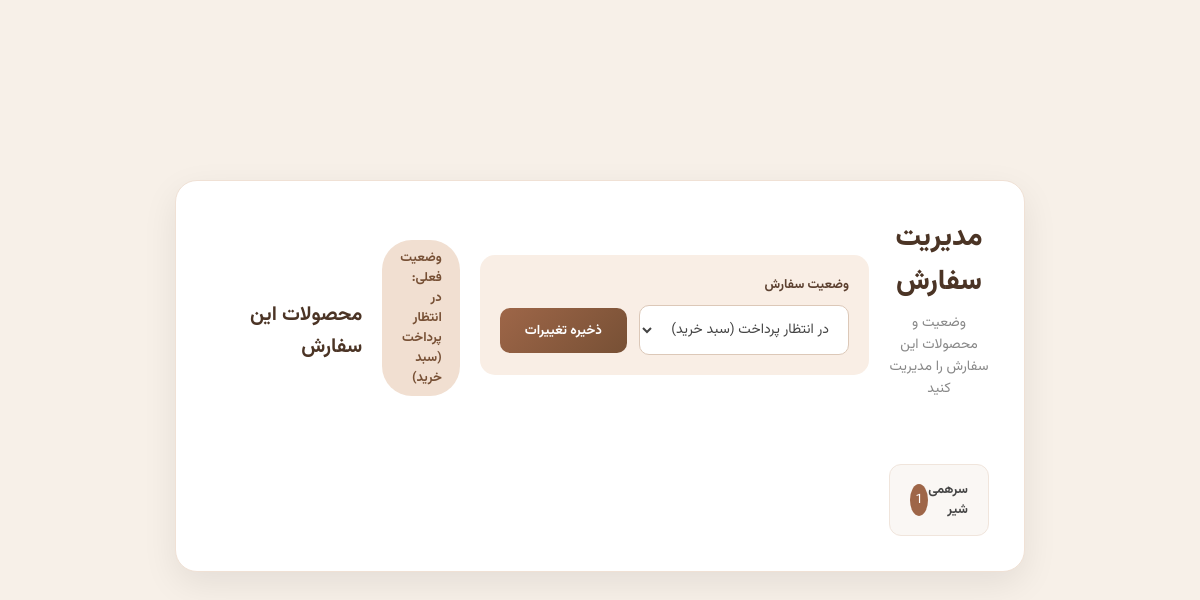
The page /admin/dashboard/order/5 (signed in) on the database as committed earlier.
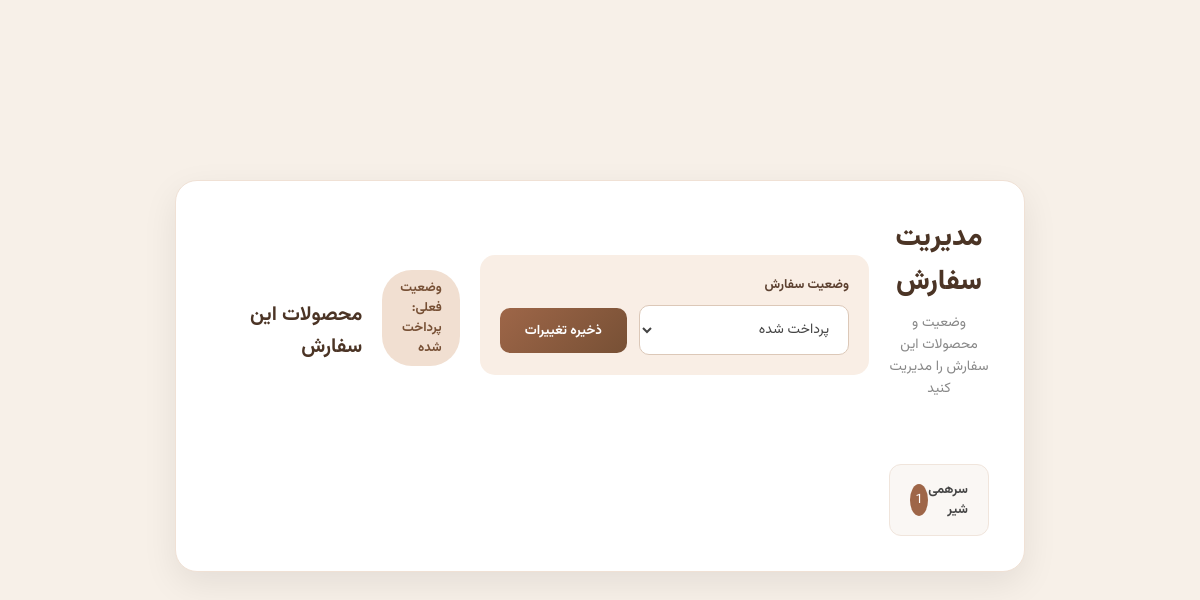
The same page on the database as committed later.
### models/cart.py (models this page shows, shortened)
class Cart(db.Model):
    __tablename__="carts"
    id=Column(Integer,primary_key=True)
    user_id=Column(Integer,ForeignKey('users.id') , nullable=False)
    status=Column(String,default="pending")
    user = db.relationship("User", backref=backref("carts", lazy="dynamic"))
    def get_status_persian(self):
        if self.status=="pending":
            return "در انتظار پرداخت (سبد خرید)"
        if self.status == "paid":
            return "پرداخت شده"
        if self.status == "sent":
            return "ارسال شده "
        if self.status == "rejected":
            return "رد شده "

### blueprints/admin.py (the view)
@admin.route('/admin/dashboard/order/<id>', methods=['GET','POST'])
def order(id):
    cart = Cart.query.filter(Cart.id == id).first_or_404()
    if request.method=="GET":
        return render_template('order.html',cart=cart)
    else:
        status = request.form.get('status')
        cart.status=status
        db.session.commit()
        return redirect(url_for('admin.order', id=id))

### app.py (called while the page is built)
@login_manager.user_loader
def load_user(user_id):
    return User.query.get(int(user_id))

### blueprints/admin.py (called while the page is built)
@admin.before_request
def before_request():
    if session.get('admin_login', None) == None and request.endpoint !='admin.login':
        abort(403)

### templates/order.html (shortened to what this page needs)
{% extends 'base.html' %}
{% block body %}
<div class="admin-order-container">
    <div class="admin-order-card">
        <div class="admin-order-title">
            <h1>مدیریت سفارش</h1>
            <p>وضعیت و محصولات این سفارش را مدیریت کنید</p>
        </div>
        <div class="order-status-box">
            <label>وضعیت سفارش</label>
            <form action="#" method="post" class="order-status-form">
                <select name="status">
                    <option value="pending"
                        {% if cart.status =="pending" %}selected{% endif %}>
                        در انتظار پرداخت (سبد خرید)
                    </option>
                    <option value="paid"
                        {% if cart.status =="paid" %}selected{% endif %}>
                        پرداخت شده
                    </option>
                </select>
                <input type="submit" value="ذخیره تغییرات">
            </form>
        </div>
        <div class="current-order-status">
            وضعیت فعلی:
            {{ cart.get_status_persian() }}
        </div>
        <h2 class="order-products-title">
            محصولات این سفارش
        </h2>
        <div class="order-products">
            {% for item in cart.cart_items %}
            <div class="order-product-item">
                <span class="order-product-name">
                    {{ item.product.name }}
                </span>
                <span class="order-product-number">
                    {{ loop.index }}
                </span>
            </div>
            {% endfor %}
        </div>
    </div>
</div>
{% endblock %}

Rows that differ between the two databases and show on the page:
changed Cart: status "در انتظار پرداخت (سبد خرید)" → "پرداخت شده"; get_status_persian "در انتظار پرداخت (سبد خرید)" → "پرداخت شده"
